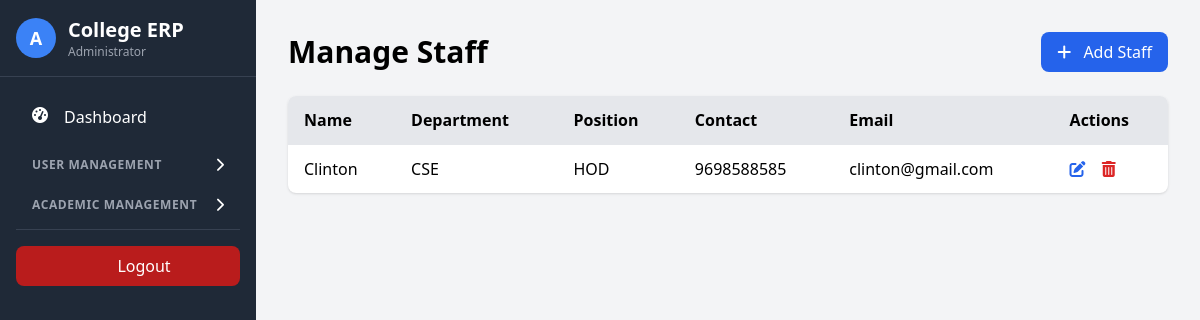
Page /admin/manage_staff.php (signed in) on the committed database.
### tables this page shows
CREATE TABLE IF NOT EXISTS `staff` (
  `staff_id` int NOT NULL AUTO_INCREMENT,
  `user_id` int NOT NULL,
  `full_name` varchar(255) NOT NULL,
  `department` varchar(100) NOT NULL,
  `position` varchar(100) NOT NULL,
  `contact` varchar(20) DEFAULT NULL,
  `created_at` timestamp NULL DEFAULT CURRENT_TIMESTAMP,
  `updated_at` timestamp NULL DEFAULT CURRENT_TIMESTAMP ON UPDATE CURRENT_TIMESTAMP,
  PRIMARY KEY (`staff_id`),
  KEY `user_id` (`user_id`)
);

CREATE TABLE IF NOT EXISTS `users` (
  `id` int NOT NULL AUTO_INCREMENT,
  `username` varchar(50) NOT NULL,
  `password` varchar(255) NOT NULL,
  `email` varchar(100) NOT NULL,
  `role` enum('admin','faculty','staff','student') NOT NULL,
  `created_at` timestamp NULL DEFAULT CURRENT_TIMESTAMP,
  PRIMARY KEY (`id`),
  UNIQUE KEY `username` (`username`),
  UNIQUE KEY `email` (`email`)
);

### admin/manage_staff.php (the view, shortened to what this page needs)
<?php
require_once '../config/db.php';
$staff = $pdo->query("
    SELECT s.*, u.email, u.username
    FROM staff s
    JOIN users u ON s.user_id = u.id
    ORDER BY s.full_name
")->fetchAll();
?>
<!DOCTYPE html>
<html lang="en">
<head>
    <script src="https://cdn.tailwindcss.com"></script>
    <link rel="stylesheet" href="https://cdnjs.cloudflare.com/ajax/libs/font-awesome/6.0.0/css/all.min.css">
</head>
<body class="bg-gray-100">
<div class="md:flex">
<?php include '../includes/admin_sidebar.php'; ?>
    <div class="main-content p-8 mt-16 md:mt-0 mt-16 md:ml-64 w-full">
        <div class="flex justify-between items-center mb-6">
            <h1 class="text-3xl font-bold">Manage Staff</h1>
            <button onclick="document.getElementById('addStaffModal').classList.remove('hidden')"
                    class="bg-blue-600 text-white px-4 py-2 rounded-lg hover:bg-blue-700 transition">
                <i class="fas fa-plus mr-2"></i> Add Staff
            </button>
        </div>
        <div class="bg-white rounded-lg shadow overflow-hidden">
            <table class="min-w-full">
                <thead class="bg-gray-200">
                    <tr>
                        <th class="py-3 px-4 text-left">Name</th>
                        <th class="py-3 px-4 text-left">Department</th>
                        <th class="py-3 px-4 text-left">Position</th>
                        <th class="py-3 px-4 text-left">Contact</th>
                        <th class="py-3 px-4 text-left">Email</th>
                        <th class="py-3 px-4 text-left">Actions</th>
                    </tr>
                </thead>
                <tbody>
                    <?php if (empty($staff)): ?>
                        <tr>
                            <td colspan="6" class="py-4 px-4 text-center text-gray-500">No staff members found</td>
                        </tr>
                    <?php else: ?>
                        <?php foreach ($staff as $member): ?>
                        <tr class="border-t hover:bg-gray-50">
                            <td class="py-3 px-4 font-medium"><?= htmlspecialchars($member['full_name']) ?></td>
                            <td class="py-3 px-4"><?= htmlspecialchars($member['department']) ?></td>
                            <td class="py-3 px-4"><?= htmlspecialchars($member['position']) ?></td>
                            <td class="py-3 px-4"><?= htmlspecialchars($member['contact']) ?></td>
                            <td class="py-3 px-4"><?= htmlspecialchars($member['email']) ?></td>
                            <td class="py-3 px-4">
                                <button onclick="openEditModal(
                                    <?= $member['staff_id'] ?>,
                                    '<?= htmlspecialchars(addslashes($member['full_name'])) ?>',
                                    '<?= htmlspecialchars(addslashes($member['department'])) ?>',
                                    '<?= htmlspecialchars(addslashes($member['position'])) ?>',
                                    '<?= htmlspecialchars(addslashes($member['contact'])) ?>',
                                    '<?= htmlspecialchars(addslashes($member['email'])) ?>',
                                    '<?= htmlspecialchars(addslashes($member['username'])) ?>'
                                )" class="text-blue-600 hover:text-blue-800 mr-3">
                                    <i class="fas fa-edit"></i>
                                </button>
                                <form method="post" class="inline" onsubmit="return confirm('Are you sure you want to delete this staff member?');">
                                    <button type="submit" name="delete_staff" class="text-red-600 hover:text-red-800">
                                        <i class="fas fa-trash-alt"></i>
                                    </button>
                                </form>
                            </td>
                        </tr>
                        <?php endforeach; ?>
                    <?php endif; ?>
                </tbody>
            </table>
        </div>
    </div>
</div>
</body>
</html>

### rows in the picture
staff: full_name "Clinton", department "CSE", position "HOD", contact "9698588585", user.email "clinton@gmail.com"
